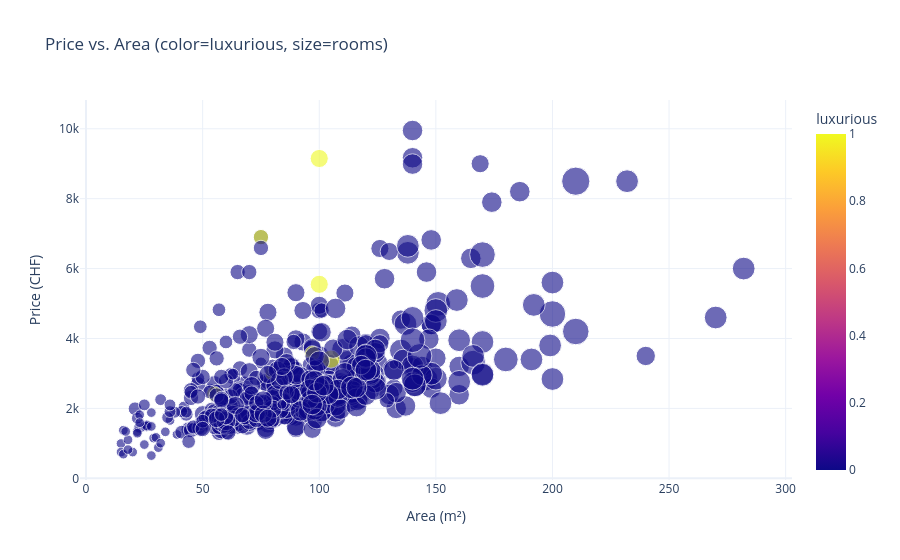

Here is the notebook cell this chart was saved with:
### Markdown cell above
### Scatter Plot

### Code cell
sample = df.dropna(subset=['price', 'area', 'rooms']).sample(500, random_state=42)

fig = px.scatter(
    sample, x='area', y='price',
    color='luxurious', size='rooms',
    hover_data=['rooms'],
    title='Price vs. Area (color=luxurious, size=rooms)',
    labels={'area': 'Area (m²)', 'price': 'Price (CHF)'},
    template='plotly_white',
    opacity=0.6
)
fig.show()

### Figure 1 — Plotly figure (JSON) as saved in the notebook; plotly's stock layout.template omitted (floating-point values rounded to 4 significant figures; data arrays with more than 128 entries replaced by an {"elided": "..."} marker saying what was removed)
{"data": [{"customdata": {"elided": "500x1 float values"}, "hovertemplate": "Area (m²)=%{x}<br>Price (CHF)=%{y}<br>rooms=%{customdata[0]}<br>luxurious=%{marker.color}<extra></extra>", "legendgroup": "", "marker": {"color": {"elided": "500 int values"}, "coloraxis": "coloraxis", "opacity": 0.6, "size": {"elided": "500 float values"}, "sizemode": "area", "sizeref": 0.02125, "symbol": "circle"}, "mode": "markers", "name": "", "orientation": "v", "showlegend": false, "type": "scatter", "x": {"elided": "500 float values"}, "xaxis": "x", "y": {"elided": "500 float values"}, "yaxis": "y"}], "layout": {"coloraxis": {"colorbar": {"title": {"text": "luxurious"}}, "colorscale": [[0.0, "#0d0887"], [0.1111, "#46039f"], [0.2222, "#7201a8"], [0.3333, "#9c179e"], [0.4444, "#bd3786"], [0.5556, "#d8576b"], [0.6667, "#ed7953"], [0.7778, "#fb9f3a"], [0.8889, "#fdca26"], [1.0, "#f0f921"]]}, "legend": {"itemsizing": "constant", "tracegroupgap": 0}, "title": {"text": "Price vs. Area (color=luxurious, size=rooms)"}, "xaxis": {"anchor": "y", "domain": [0.0, 1.0], "title": {"text": "Area (m²)"}}, "yaxis": {"anchor": "x", "domain": [0.0, 1.0], "title": {"text": "Price (CHF)"}}}}
